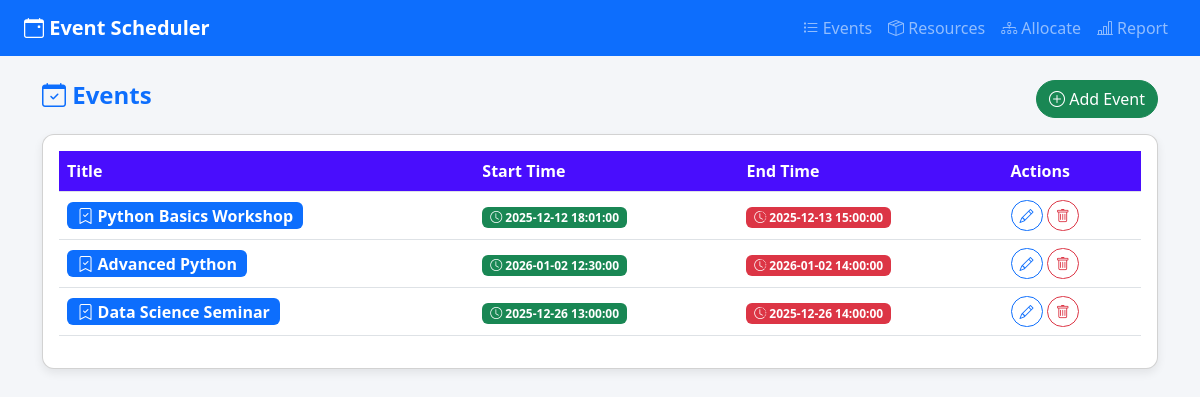
The app's page /events with its own data.
### models.py (models this page shows)
class Event(db.Model):
    id = db.Column(db.Integer, primary_key=True)
    title = db.Column(db.String(100), nullable=False)
    start_time = db.Column(db.DateTime, nullable=False)
    end_time = db.Column(db.DateTime, nullable=False)
    description = db.Column(db.Text)

### app.py (the view)
@app.route('/events')
def list_events():
    events = Event.query.all()
    return render_template('events.html', events=events)

### templates/events.html (shortened to what this page needs)
{% extends 'base.html' %}
{% block content %}
<div class="d-flex justify-content-between align-items-center mb-3">
    <h4 class="fw-bold text-primary">
        <i class="bi bi-calendar-check"></i> Events
    </h4>
    <a href="{{ url_for('add_event') }}" class="btn btn-success">
        <i class="bi bi-plus-circle"></i> Add Event
    </a>
</div>
<div class="card p-3">
{% if events %}
<table class="table table-hover align-middle">
    <thead>
        <tr>
            <th>Title</th>
            <th>Start Time</th>
            <th>End Time</th>
            <th>Actions</th>
        </tr>
    </thead>
    <tbody>
        {% for e in events %}
        <tr>
            <td>
                <span class="badge bg-primary fs-6">
                    <i class="bi bi-bookmark-check"></i> {{ e.title }}
                </span>
            </td>
            <td>
                <span class="badge bg-success">
                    <i class="bi bi-clock"></i> {{ e.start_time }}
                </span>
            </td>
            <td>
                <span class="badge bg-danger">
                    <i class="bi bi-clock-history"></i> {{ e.end_time }}
                </span>
            </td>
            <td>
                <a href="{{ url_for('edit_event', event_id=e.id) }}"
                class="btn btn-sm btn-outline-primary">
                    <i class="bi bi-pencil"></i>
                </a>
                <a href="{{ url_for('delete_event', event_id=e.id) }}"
                class="btn btn-sm btn-outline-danger"
                onclick="return confirm('Delete this event?');">
                    <i class="bi bi-trash"></i>
                </a>
            </td>
        </tr>
        {% endfor %}
    </tbody>
</table>
{% endif %}
</div>
{% endblock %}

### templates/base.html (shortened to what this page needs)
<!DOCTYPE html>
<html lang="en">
<head>
    <link href="https://cdn.jsdelivr.net/npm/bootstrap@5.3.0/dist/css/bootstrap.min.css" rel="stylesheet">
    <link href="https://cdn.jsdelivr.net/npm/bootstrap-icons/font/bootstrap-icons.css" rel="stylesheet">
    <link rel="stylesheet" href="{{ url_for('static', filename='style.css') }}">
</head>
<body>
<nav class="navbar navbar-expand-lg navbar-dark bg-primary px-4">
    <a class="navbar-brand fw-bold" href="{{ url_for('home_page') }}">
        <i class="bi bi-calendar-event"></i> Event Scheduler
    </a>
    <div class="ms-auto navbar-nav">
        <a class="nav-link" href="{{ url_for('list_events') }}">
            <i class="bi bi-list-task"></i> Events
        </a>
        <a class="nav-link" href="{{ url_for('list_resources') }}">
            <i class="bi bi-box-seam"></i> Resources
        </a>
        <a class="nav-link" href="{{ url_for('allocate_resource') }}">
            <i class="bi bi-diagram-3"></i> Allocate
        </a>
        <a class="nav-link" href="{{ url_for('resource_report') }}">
            <i class="bi bi-bar-chart-line"></i> Report
        </a>
    </div>
</nav>
<div class="container mt-4">
    {% block content %}{% endblock %}
</div>
</body>
</html>

### static/style.css (style rules this page uses)
body { background-color: #f4f6f9; }
h4, h2 { color: #490dfd; }
.card { border-radius: 12px; box-shadow: 0 4px 10px rgba(0,0,0,0.08); }
.table th { background-color: #490dfd; color: white; }
.btn { border-radius: 20px; }

### records on screen
Event: title "Python Basics Workshop", start_time "2025-12-12 18:01:00", end_time "2025-12-13 15:00:00"
Event: title "Advanced Python", start_time "2026-01-02 12:30:00", end_time "2026-01-02 14:00:00"
Event: title "Data Science Seminar", start_time "2025-12-26 13:00:00", end_time "2025-12-26 14:00:00"
